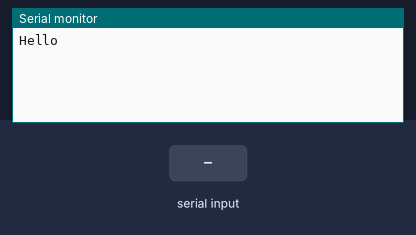
The sketch below on a simulated Arduino Uno, built with avr-gcc and run on an emulated ATmega328P. Shown: the last lines printed to the serial monitor. Inputs (shaded band) come from the test bench.

Above: at 1.2 s.
1.3 s: "1" received over Serial
At 2.2 s:
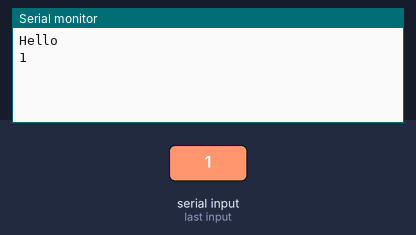
2.8 s: "0" received over Serial
At 3.3 s:
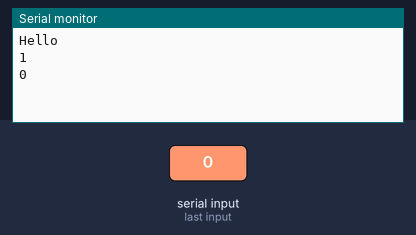
4.3 s: "2" received over Serial
At 5.6 s:
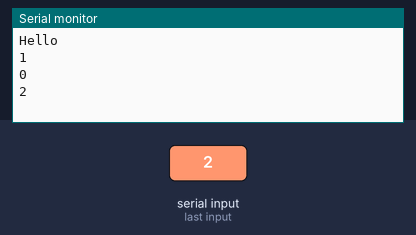

Measured:
- after the input at 1.3 s, the serial monitor: prints a new line at once (image 1)
- after the input at 2.8 s, the serial monitor: prints a new line at once (image 2)
- after the input at 4.3 s, the serial monitor: prints a new line at once (image 3)

The sketch:

ArduinoSendReceive.ino
```cpp
long lastSecond = 0;

void setup() {
  Serial.begin(9600);
  // set a parsing timeout of 10ms
  // (used by Serial.readString, parseInt, etc):
  Serial.setTimeout(10);
  // wait 3 secs if no remote serial connection is open:
  if (!Serial) delay(3000);
  Serial.println("Hello");
}

void loop() {
  // echo back whatever you receive:
  if (Serial.available()) {
    String incoming = Serial.readString();
    Serial.println(incoming);
  }

// send the seconds as a JSON string
// every 10 seconds:
  if (millis() - lastSecond > 10000) {
    Serial.print("{\"secs\": ");
    Serial.print(millis() / 1000);
    Serial.println("}");
    lastSecond = millis();
  }
}
```
